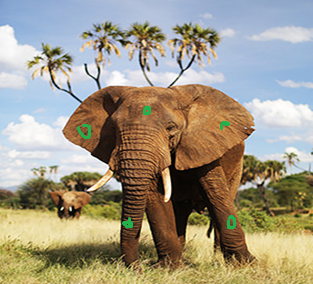
#> input picture 1. Sklearn Image Processing/image_data/elephant_marked.png, 313 x 284 px
$ jupyter execute --allow-errors 'Sklearn Image Processing 6.ipynb'   (older library calls are emulated)
#> lines starting #> are read from the running program, lines starting #| are printed output that depends on the picture
[cell 1]
import os
os.chdir("..\\Sklearn Image Processing")
import numpy as np
import scipy.ndimage
from PIL import Image
import scipy.misc as mi
import matplotlib.pyplot as plt

#> (the rest of this cell did not finish here and is left out)

##### Filter

[cell 2]
a = Image.open('./image_data/elephant_marked.png').convert("L")
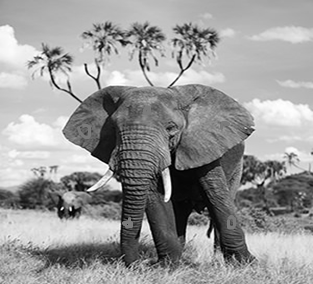
#> a: PIL image 313x284 L; min 0, max 255, mean 152.4
plt.imshow(np.array(a))
plt.show()

[cell 3]
# initializing the filter of size 5 by 5. the filter is divided by 25 for normalization
k = np.ones((5,5))/25
np.sum(k)

[cell 4]
# performing convolution
b = scipy.ndimage.filters.convolve(a, k)
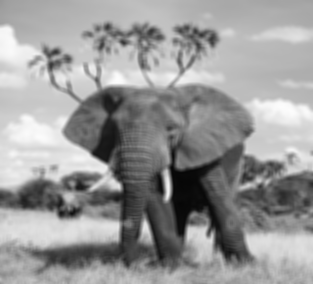
#> b: shape (284, 313); min 6, max 252, mean 151.9
plt.imshow(b)
plt.show()

[cell 5]
# Median Filter
#The median lter is most commonly used in removing salt-and-pepper (black and white spots) noise and impulse

b = scipy.ndimage.filters.median_filter(a,size=5, footprint=None,output=None,mode='reflect',cval=0.0,origin=0)
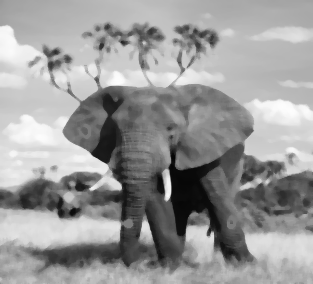
#> b: shape (284, 313); min 4, max 253, mean 153.1
plt.imshow(b)
plt.show()

[cell 6]
# Max Filter: This filter enhances the bright points in an image. More suitable for BW images
# performing maximum filter

b = scipy.ndimage.filters.maximum_filter(a,size=5, footprint=None,output=None,mode='reflect',cval=0.0,origin=0)
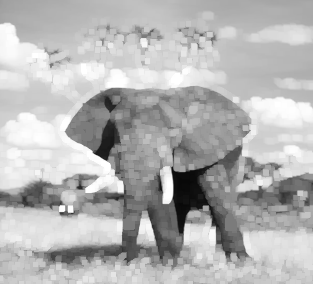
#> b: shape (284, 313); min 8, max 255, mean 180
plt.imshow(b)
plt.show()

[cell 7]
# Min Filter: This filter is used to enhance the darkest points in an image
b = scipy.ndimage.filters.minimum_filter(a,size=5, footprint=None,output=None,mode='reflect',cval=0.0,origin=0)
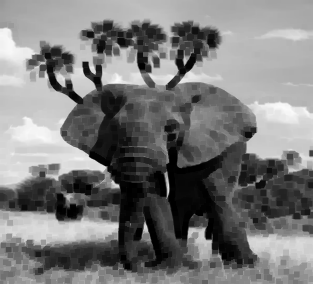
#> b: shape (284, 313); min 0, max 251, mean 121.8
plt.imshow(b)
plt.show()
